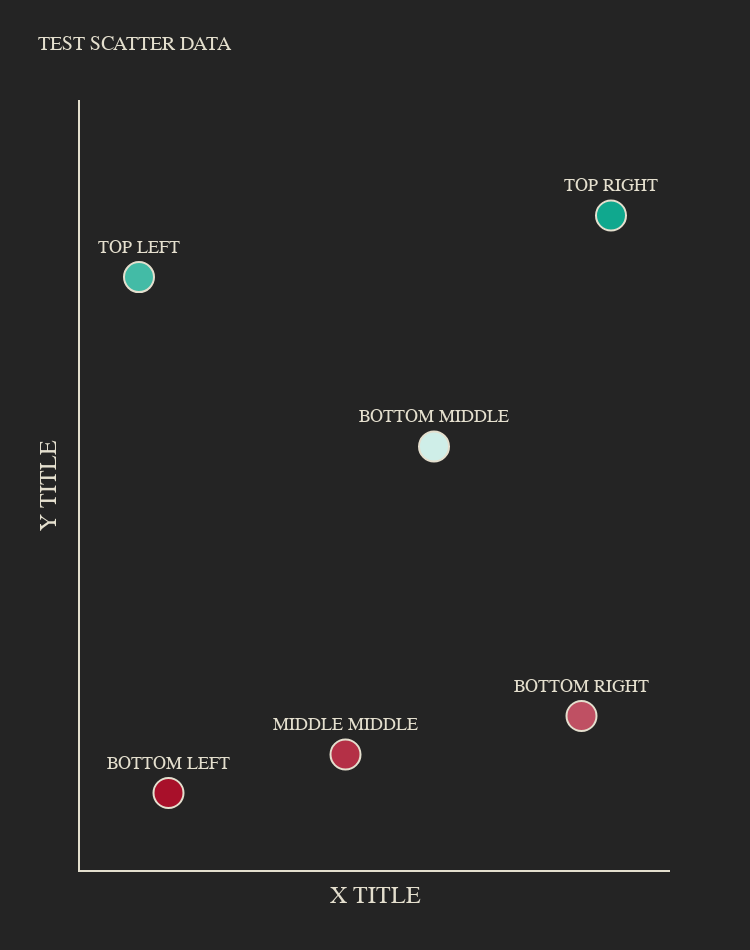
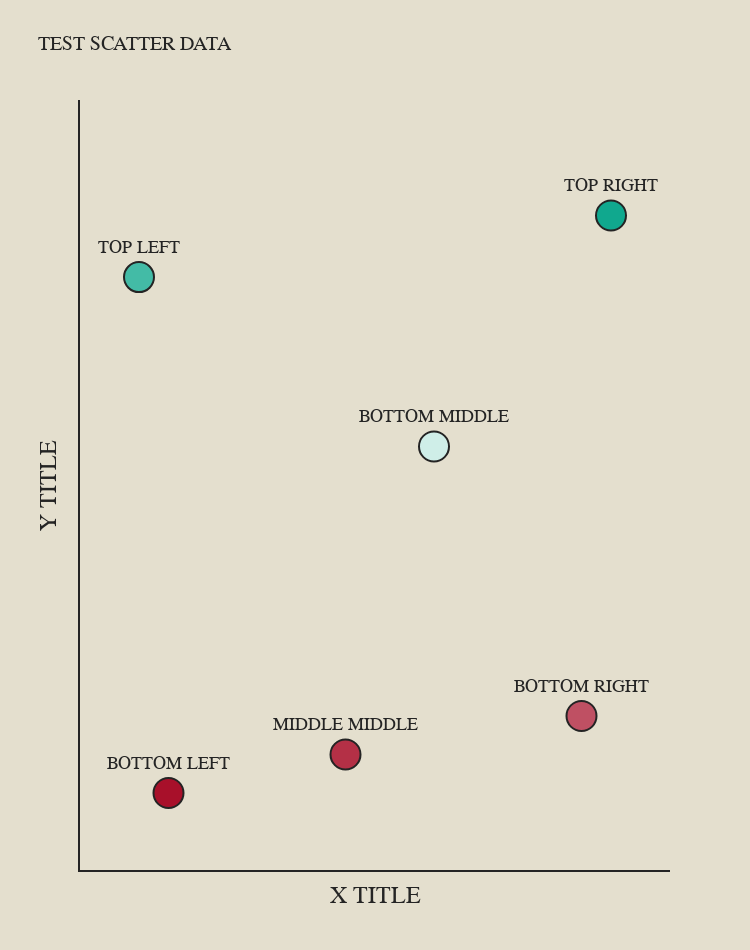
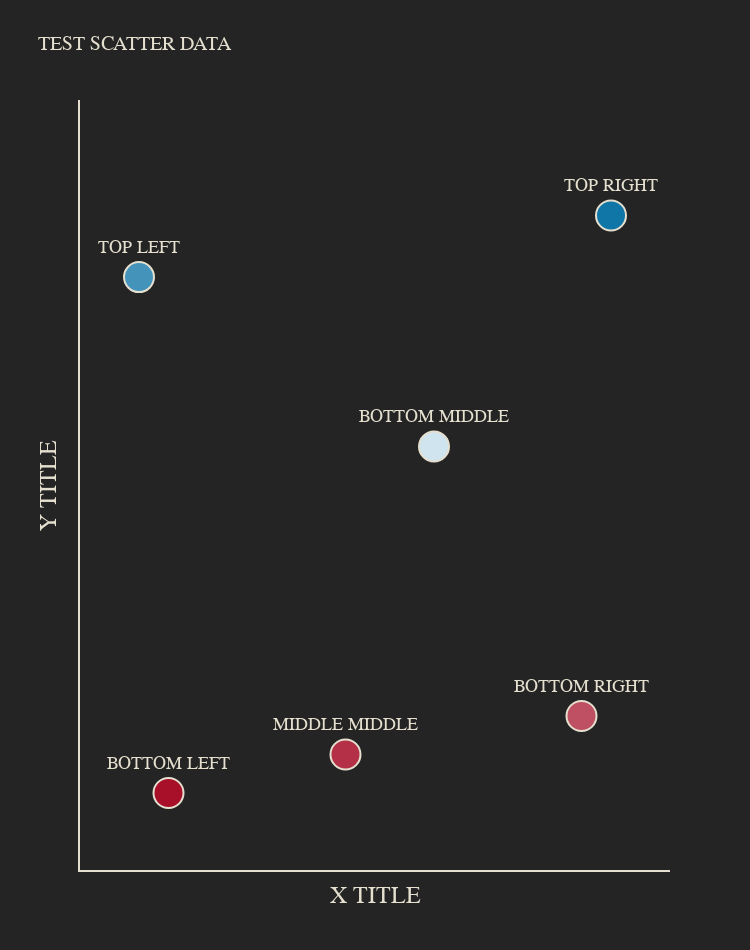
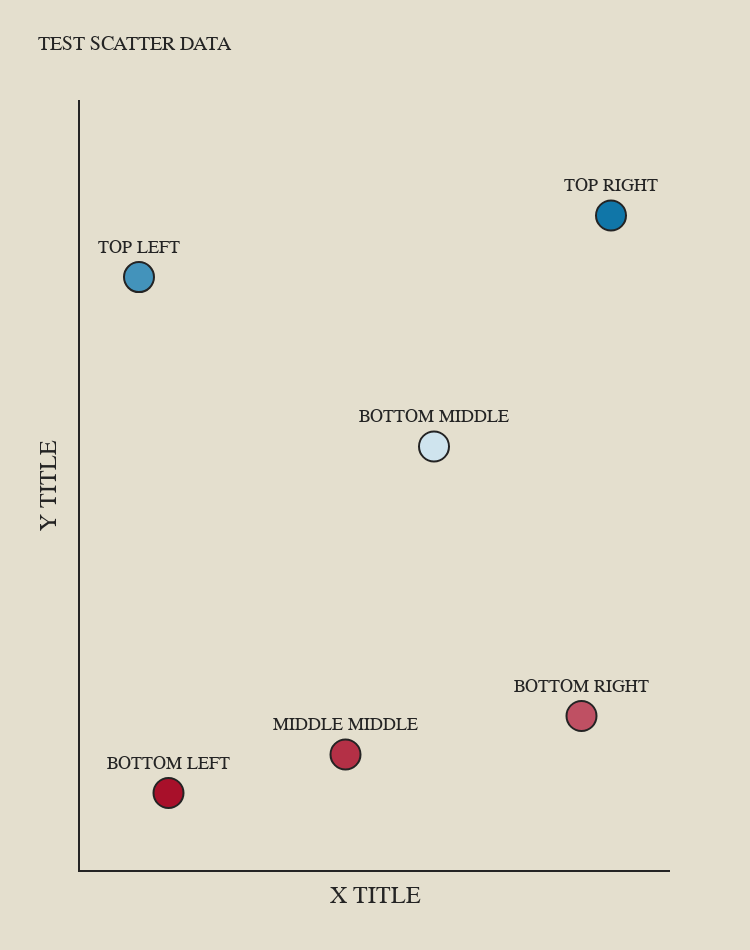

The notebook cell these images were saved under, in order:
### Code cell
#test_fn - scatters
for colorscheme in all_colorschemes:
    print("COLORSCHEME")
    print(colorscheme)
    for t_or_f in [True, False]:
        
        update_scatter(fig,y_vals, colorscheme, night_mode=t_or_f).show()

### Figure 1 — Plotly figure (JSON) as saved in the notebook; plotly's stock layout.template omitted (floating-point values rounded to 4 significant figures)
{"data": [{"marker": {"color": [7.7, 1, 1.5, 5.5, 2, 8.5], "colorscale": [[0, "rgb(168,16,42)"], [0.5, "rgb(255,255,255)"], [1, "rgb(16,168,142)"]], "line": {"color": "#e4dfce", "width": 2}, "size": 30}, "mode": "markers+text", "text": ["TOP LEFT", "BOTTOM LEFT", "MIDDLE MIDDLE", "BOTTOM MIDDLE", "BOTTOM RIGHT", "TOP RIGHT"], "textposition": "top center", "type": "scatter", "x": [1, 1.5, 4.5, 6, 8.5, 9], "y": [7.7, 1, 1.5, 5.5, 2, 8.5]}], "layout": {"font": {"color": "#e4dfce", "family": "Futura", "size": 18}, "height": 950, "paper_bgcolor": "#242424", "plot_bgcolor": "#242424", "title": {"font": {"family": "Futura", "size": 20}, "text": "TEST SCATTER DATA"}, "width": 750, "xaxis": {"linecolor": "#e4dfce", "linewidth": 2, "range": [0, 10], "showgrid": false, "showline": true, "showticklabels": false, "title": {"font": {"family": "Futura", "size": 24}, "text": " X TITLE"}}, "yaxis": {"linecolor": "#e4dfce", "linewidth": 2, "range": [0, 10], "showgrid": false, "showline": true, "showticklabels": false, "title": {"font": {"family": "Futura", "size": 24}, "text": "Y TITLE"}}}}

### Figure 2 — Plotly figure (JSON) as saved in the notebook; plotly's stock layout.template omitted (floating-point values rounded to 4 significant figures)
{"data": [{"marker": {"color": [7.7, 1, 1.5, 5.5, 2, 8.5], "colorscale": [[0, "rgb(168,16,42)"], [0.5, "rgb(255,255,255)"], [1, "rgb(16,168,142)"]], "line": {"color": "#242424", "width": 2}, "size": 30}, "mode": "markers+text", "text": ["TOP LEFT", "BOTTOM LEFT", "MIDDLE MIDDLE", "BOTTOM MIDDLE", "BOTTOM RIGHT", "TOP RIGHT"], "textposition": "top center", "type": "scatter", "x": [1, 1.5, 4.5, 6, 8.5, 9], "y": [7.7, 1, 1.5, 5.5, 2, 8.5]}], "layout": {"font": {"color": "#242424", "family": "Futura", "size": 18}, "height": 950, "paper_bgcolor": "#e4dfce", "plot_bgcolor": "#e4dfce", "title": {"font": {"family": "Futura", "size": 20}, "text": "TEST SCATTER DATA"}, "width": 750, "xaxis": {"linecolor": "#242424", "linewidth": 2, "range": [0, 10], "showgrid": false, "showline": true, "showticklabels": false, "title": {"font": {"family": "Futura", "size": 24}, "text": " X TITLE"}}, "yaxis": {"linecolor": "#242424", "linewidth": 2, "range": [0, 10], "showgrid": false, "showline": true, "showticklabels": false, "title": {"font": {"family": "Futura", "size": 24}, "text": "Y TITLE"}}}}

### Figure 3 — Plotly figure (JSON) as saved in the notebook; plotly's stock layout.template omitted (floating-point values rounded to 4 significant figures)
{"data": [{"marker": {"color": [7.7, 1, 1.5, 5.5, 2, 8.5], "colorscale": [[0, "rgb(168,16,42)"], [0.5, "rgb(255,255,255)"], [1, "rgb(16,118,168)"]], "line": {"color": "#e4dfce", "width": 2}, "size": 30}, "mode": "markers+text", "text": ["TOP LEFT", "BOTTOM LEFT", "MIDDLE MIDDLE", "BOTTOM MIDDLE", "BOTTOM RIGHT", "TOP RIGHT"], "textposition": "top center", "type": "scatter", "x": [1, 1.5, 4.5, 6, 8.5, 9], "y": [7.7, 1, 1.5, 5.5, 2, 8.5]}], "layout": {"font": {"color": "#e4dfce", "family": "Futura", "size": 18}, "height": 950, "paper_bgcolor": "#242424", "plot_bgcolor": "#242424", "title": {"font": {"family": "Futura", "size": 20}, "text": "TEST SCATTER DATA"}, "width": 750, "xaxis": {"linecolor": "#e4dfce", "linewidth": 2, "range": [0, 10], "showgrid": false, "showline": true, "showticklabels": false, "title": {"font": {"family": "Futura", "size": 24}, "text": " X TITLE"}}, "yaxis": {"linecolor": "#e4dfce", "linewidth": 2, "range": [0, 10], "showgrid": false, "showline": true, "showticklabels": false, "title": {"font": {"family": "Futura", "size": 24}, "text": "Y TITLE"}}}}

### Figure 4 — Plotly figure (JSON) as saved in the notebook; plotly's stock layout.template omitted (floating-point values rounded to 4 significant figures)
{"data": [{"marker": {"color": [7.7, 1, 1.5, 5.5, 2, 8.5], "colorscale": [[0, "rgb(168,16,42)"], [0.5, "rgb(255,255,255)"], [1, "rgb(16,118,168)"]], "line": {"color": "#242424", "width": 2}, "size": 30}, "mode": "markers+text", "text": ["TOP LEFT", "BOTTOM LEFT", "MIDDLE MIDDLE", "BOTTOM MIDDLE", "BOTTOM RIGHT", "TOP RIGHT"], "textposition": "top center", "type": "scatter", "x": [1, 1.5, 4.5, 6, 8.5, 9], "y": [7.7, 1, 1.5, 5.5, 2, 8.5]}], "layout": {"font": {"color": "#242424", "family": "Futura", "size": 18}, "height": 950, "paper_bgcolor": "#e4dfce", "plot_bgcolor": "#e4dfce", "title": {"font": {"family": "Futura", "size": 20}, "text": "TEST SCATTER DATA"}, "width": 750, "xaxis": {"linecolor": "#242424", "linewidth": 2, "range": [0, 10], "showgrid": false, "showline": true, "showticklabels": false, "title": {"font": {"family": "Futura", "size": 24}, "text": " X TITLE"}}, "yaxis": {"linecolor": "#242424", "linewidth": 2, "range": [0, 10], "showgrid": false, "showline": true, "showticklabels": false, "title": {"font": {"family": "Futura", "size": 24}, "text": "Y TITLE"}}}}
